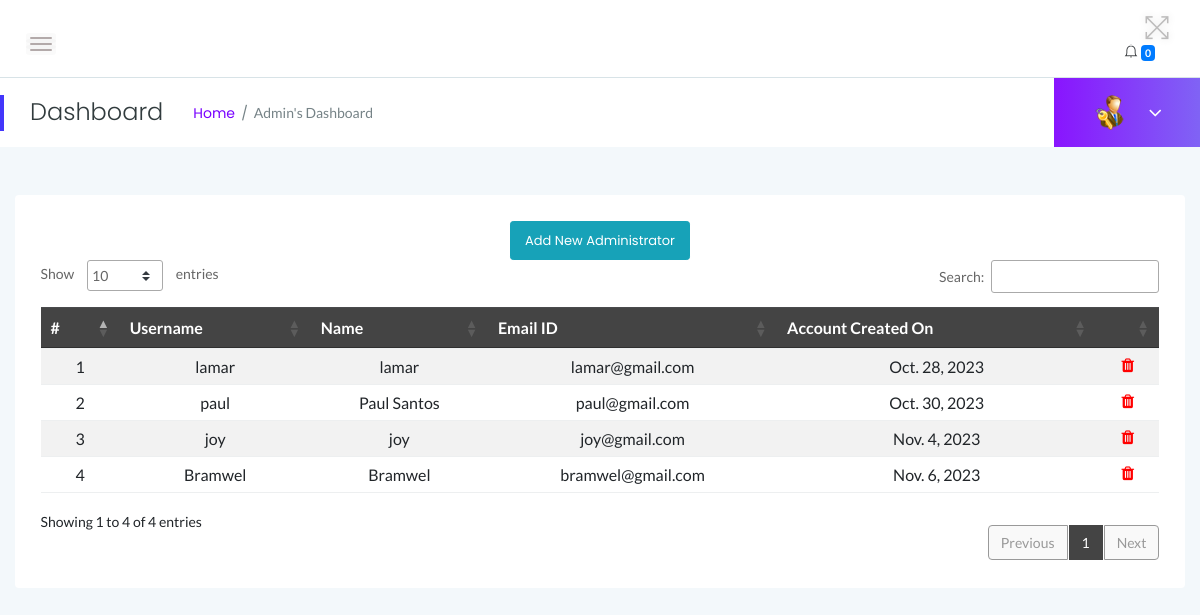
/myadmin/manage-admin/ (signed in), run on an earlier commit of the app's database.
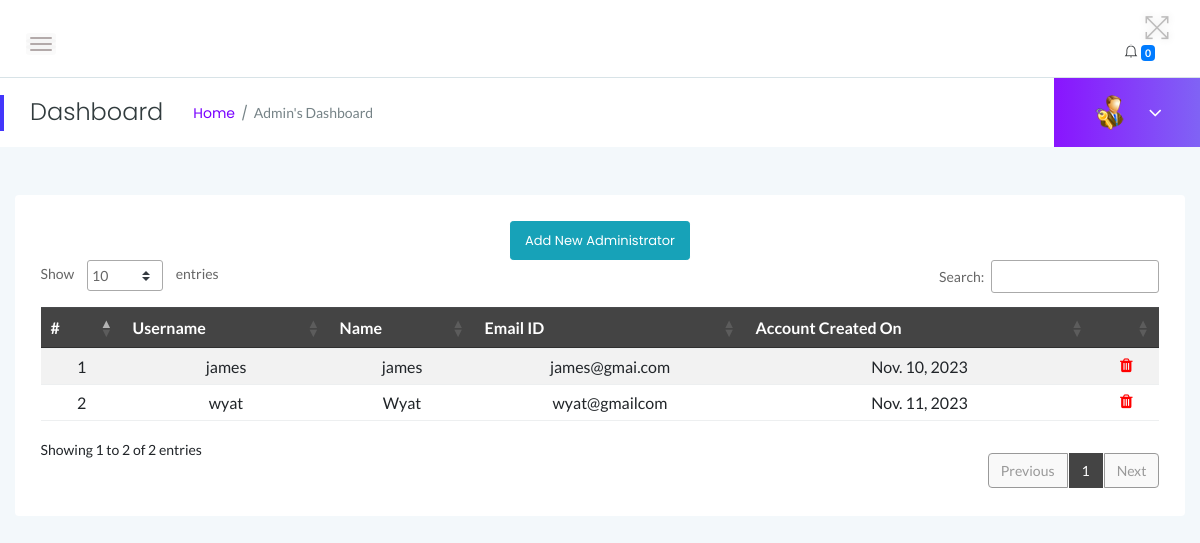
And on a later commit of the database.
### myadmin/models.py (models this page shows, shortened)
class Admin(models.Model):
    user = models.OneToOneField(User, on_delete=models.CASCADE, default=None)
    fullname = models.CharField(max_length=255)
    email = models.EmailField(unique=True)
    password = models.CharField(max_length=255)
    username = models.CharField(max_length=100, unique=True)
    CreationDate = models.DateField(auto_now_add=True)

### myadmin/views.py (the view, shortened to what this page needs)
# urls.py: path('manage-admin/', views.manage_admin, name='manage_admin'),
@login_required
def manage_admin(request):
    admins = Admin.objects.all()
    return render(request, 'admin/manage_admin.html', {'admins': admins})

### myadmin/templates/admin/manage_admin.html (shortened to what this page needs)
{% load static %}
<html class="no-js" lang="en">
<head>
 {% include 'admin/top.html' %}
</head>
<body>
 {% include 'admin/sidebars.html' %}
                            <div class="card-body">
                                <div class="data-tables datatable-dark">
                                    <center><a href="{% url 'myadmin:add_admin' %}" class="btn btn-sm btn-info">Add New Administrator</a></center>
                                    <table id="dataTable3" class="table table-striped table-hover text-center">
                                        <thead class="text-capitalize">
                                            <tr>
                                                <th>#</th>
                                                <th>Username</th>
                                                <th>Name</th>
                                                <th>Email ID</th>
                                                <th>Account Created On</th>
                                                <th></th>
                                            </tr>
                                        </thead>
                                        <tbody>
                                            {% for admin in admins %}
                                            <tr>
                                                <td>{{ forloop.counter }}</td>
                                                <td>{{ admin.username }}</td>
                                                <td>{{ admin.fullname }}</td>
                                                <td>{{ admin.email }}</td>
                                                <td>{{ admin.CreationDate }}</td>
                                                <td>
                                                    <a href="{% url 'myadmin:manage_admin' %}?del={{ admin.id }}" onclick="return confirm('Do you want to delete?')">
                                                        <i class="fa fa-trash" style="color:red"></i>
                                                    </a>
                                                </td>
                                            </tr>
                                            {% endfor %}
                                        </tbody>
                                    </table>
                                </div>
                            </div>
                        </div>
                    </div>
                </div>
            </div>
        </div>
        </div>
</body>
</html>

What changed in the data, as far as the page shows it:
removed Admin: username "lamar", fullname "lamar", email "lamar@gmail.com", CreationDate "Oct. 28, 2023"
removed Admin: username "paul", fullname "Paul Santos", email "paul@gmail.com", CreationDate "Oct. 30, 2023"
removed Admin: username "joy", fullname "joy", email "joy@gmail.com", CreationDate "Nov. 4, 2023"
removed Admin: username "Bramwel", fullname "Bramwel", email "bramwel@gmail.com", CreationDate "Nov. 6, 2023"
added Admin: username "james", fullname "james", email "james@gmai.com", CreationDate "Nov. 10, 2023"
added Admin: username "wyat", fullname "Wyat", email "wyat@gmailcom", CreationDate "Nov. 11, 2023"
Also different on the page:
text written by a page script: "Show entries Search: Showing 1 to 4 of 4 entries Previous 1 Next" → "Show entries Search: Showing 1 to 2 of 2 entries Previous 1 Next"
